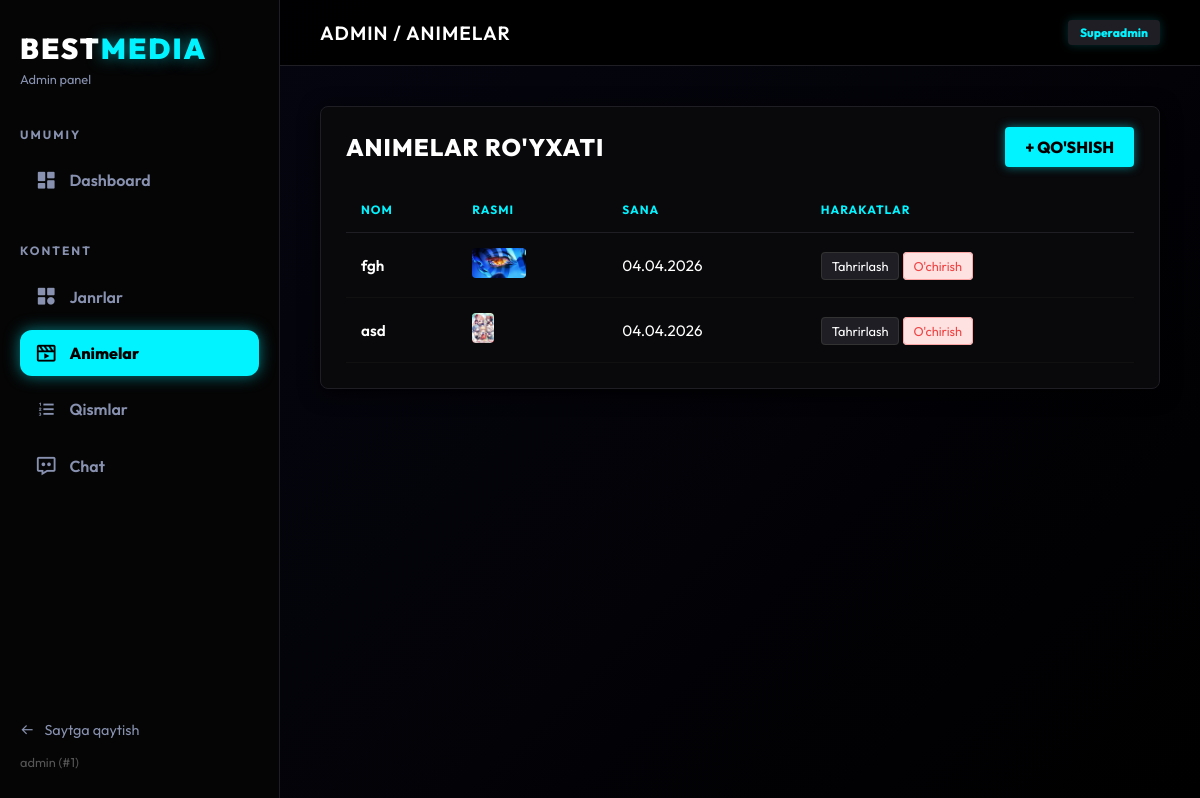
The app's page /control-panel/movies/ (signed in) with its own data.
### my_app/models.py (models this page shows, shortened)
class CustomUser(AbstractUser):
    phone = models.CharField(max_length=15, blank=True, null=True)
    is_banned = models.BooleanField(default=False)
    is_admin_user = models.BooleanField(default=False)  # Admin panelga kirish

class Movie(models.Model):
    title = models.CharField(max_length=200)
    image = models.ImageField(upload_to='movies/')
    description = models.TextField(blank=True, null=True)
    category = models.ForeignKey(
        Category,
        on_delete=models.SET_NULL,
        null=True,
        blank=True,
        related_name="movies"
    )
    video_url = models.URLField(
        blank=True,
        null=True,
        help_text="Asosiy video URL (mp4 yoki CDN linki)"
    )
    telegram_link = models.URLField(
        blank=True,
        null=True,
        help_text="Telegram post linki (ixtiyoriy, agar mavjud bo'lsa saytda ko'rinadi)"
    )
    created_at = models.DateTimeField(auto_now_add=True)

### my_app/admin_views.py (the view)
# urls.py: path('control-panel/movies/', admin_movies, name='admin_movies'),
@user_passes_test(is_admin, login_url='/')
def admin_movies(request):
    movies = Movie.objects.all().order_by('-created_at')
    return render(request, 'custom_admin/list_base.html', {
        'page_title': 'Animelar',
        'items': movies,
        'type': 'movie'
    })

### my_app/admin_views.py (called while the page is built)
def is_admin(user):
    return user.is_authenticated and (user.is_staff or user.is_superuser or user.is_admin_user)

### my_app/templates/custom_admin/list_base.html (shortened to what this page needs)
{% extends 'custom_admin/base.html' %}
{% block page_title %}{{ page_title }}{% endblock %}
{% block content %}
<div class="glass-panel">
    <div class="panel-header">
        <h2>{{ page_title }} ro'yxati</h2>
        <div class="header-actions">
            {% if type == 'movie' %}
            <a href="{% url 'admin_movie_form' %}" class="btn">+ Qo'shish</a>
            {% elif type == 'episode' %}
            <a href="{% url 'admin_episode_form' %}" class="btn">+ Qo'shish</a>
            {% elif type == 'genre' %}
            <a href="{% url 'admin_genre_form' %}" class="btn">+ Qo'shish</a>
            {% else %}
            <button class="btn" style="opacity:0.5; pointer-events:none;" title="Keyingi updatelarda qo'shiladi">+ Qo'shish</button>
            {% endif %}
        </div>
    </div>
    <table>
        <thead>
            <tr>
                {% if type == 'movie' %}
                <th>Nom</th><th>Rasmi</th><th>Sana</th><th>Harakatlar</th>
                {% elif type == 'genre' %}
                <th>Nomi</th><th>Sana</th><th>Harakatlar</th>
                {% elif type == 'episode' %}
                <th>Anime</th><th>Qism No</th><th>Nomi</th><th>Harakatlar</th>
                {% elif type == 'chat' %}
                <th>Foydalanuvchi</th><th>Xabar</th><th>Sana</th><th>Harakatlar</th>
                {% endif %}
            </tr>
        </thead>
        <tbody>
            {% for item in items %}
            <tr>
                {% if type == 'movie' %}
                <td style="font-weight:600;">{{ item.title }}</td>
                <td>{% if item.image %}<img src="{{ item.image.url }}" style="height:30px; border-radius:4px;">{% else %}-{% endif %}</td>
                <td>{{ item.created_at|date:"d.m.Y" }}</td>
                {% elif type == 'genre' %}
                <td style="font-weight:600;">{{ item.name }}</td>
                <td>{{ item.created_at|date:"d.m.Y" }}</td>
                {% elif type == 'episode' %}
                <td style="font-weight:600;">{{ item.movie.title }}</td>
                <td>{{ item.episode_number }}</td>
                <td>{{ item.title|default:"-" }}</td>
                {% elif type == 'chat' %}
                <td style="font-weight:600;">{{ item.user.username }}</td>
                <td>{{ item.message|truncatechars:50 }}</td>
                <td>{{ item.created_at|date:"d.m.Y H:i" }}</td>
                {% endif %}
                <td>
                    {% if type == 'movie' %}
                    <a href="{% url 'admin_movie_form' item.id %}" class="action-btn">Tahrirlash</a>
                    <a href="{% url 'admin_movie_delete' item.id %}" class="action-btn delete" onclick="return confirm('Rostdan ham o\'chirmoqchimisiz?');">O'chirish</a>
                    {% elif type == 'genre' %}
                    <a href="{% url 'admin_genre_form' item.id %}" class="action-btn">Tahrirlash</a>
                    <a href="{% url 'admin_genre_delete' item.id %}" class="action-btn delete" onclick="return confirm('Rostdan ham o\'chirmoqchimisiz?');">O'chirish</a>
                    {% elif type == 'episode' %}
                    <a href="{% url 'admin_episode_form' item.id %}" class="action-btn">Tahrirlash</a>
                    <a href="{% url 'admin_episode_delete' item.id %}" class="action-btn delete" onclick="return confirm('Rostdan ham o\'chirmoqchimisiz?');">O'chirish</a>
                    {% else %}
                    <button class="action-btn" style="opacity:0.5; pointer-events:none;">Tahrirlash</button>
                    <button class="action-btn delete" style="opacity:0.5; pointer-events:none;">O'chirish</button>
                    {% endif %}
                </td>
            </tr>
            {% empty %}
            <tr><td colspan="4" style="text-align:center; padding:30px; color:gray;">Hech narsa topilmadi!</td></tr>
            {% endfor %}
        </tbody>
    </table>
</div>
{% endblock %}

### my_app/templates/custom_admin/base.html (shortened to what this page needs)
{% load static %}
<!DOCTYPE html>
<html lang="uz">
<head>
    <link href='https://unpkg.com/boxicons@2.1.4/css/boxicons.min.css' rel='stylesheet'>
</head>
<body>
    <aside class="sidebar">
        <a href="{% url 'home' %}" class="brand">BEST<span>MEDIA</span></a>
        <span class="brand-sub">Admin panel</span>
        <h4 class="menu-title">UMUMIY</h4>
        <ul class="menu-list">
            <li><a href="{% url 'admin_dashboard' %}" class="{% if request.resolver_match.url_name == 'admin_dashboard' %}active{% endif %}"><i class='bx bxs-dashboard'></i> Dashboard</a></li>
        </ul>
        <h4 class="menu-title">KONTENT</h4>
        <ul class="menu-list">
            <li><a href="{% url 'admin_genres' %}" class="{% if request.resolver_match.url_name == 'admin_genres' %}active{% endif %}"><i class='bx bxs-category'></i> Janrlar</a></li>
            <li><a href="{% url 'admin_movies' %}" class="{% if request.resolver_match.url_name == 'admin_movies' or request.resolver_match.url_name == 'admin_movie_form' %}active{% endif %}"><i class='bx bx-movie-play'></i> Animelar</a></li>
            <li><a href="{% url 'admin_episodes' %}" class=""><i class='bx bx-list-ol'></i> Qismlar</a></li>
            <li><a href="{% url 'admin_chat' %}" class="{% if request.resolver_match.url_name == 'admin_chat' %}active{% endif %}"><i class='bx bx-message-dots'></i> Chat</a></li>
        </ul>
        <div class="sidebar-bottom">
            <a href="{% url 'home' %}" class="logout-btn"><i class='bx bx-arrow-back'></i> Saytga qaytish</a>
            <div style="margin-top:15px; font-size:0.8rem; color: #555;">{{ request.user.username }} (#{{ request.user.id }})</div>
        </div>
    </aside>
    <main class="main-content">
        <header class="topbar">
            <div class="page-title">Admin / {% block page_title %}Dashboard{% endblock %}</div>
            <div class="user-info">
                <div class="user-role">{% if request.user.is_superuser %}Superadmin{% else %}Staff{% endif %}</div>
            </div>
        </header>
        <div class="content-area">
            {% block content %}{% endblock %}
        </div>
    </main>
</body>
</html>

### records on screen
CustomUser: user.username "admin", user.id "1"
Movie: title "fgh", image (picture), created_at "04.04.2026"
Movie: title "asd", image (picture), created_at "04.04.2026"

### other values on screen
{{ page_title }} "ANIMELAR"
